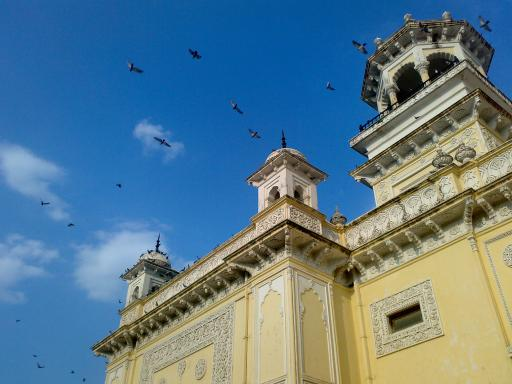
#> input picture 23_Histograms - 3  2D Histograms/home.jpg, 512 x 384 px
$ python '01_2D Histogram in OpenCV.py'
#> lines starting #> are read from the running program, lines starting #| are printed output that depends on the picture; after the words box and inside, x2 and y2 are one past the last pixel; in counts of white or black regions, pixels touching at a corner belong together
import cv2
import numpy as np

img = cv2.imread('home.jpg')
#> img is the input picture: shape (384, 512, 3); mean B, G, R 141.2, 123.9, 91.6
hsv = cv2.cvtColor(img,cv2.COLOR_BGR2HSV)
#> hsv: shape (384, 512, 3); mean H, S, V 68.6, 145.7, 162.9

hist = cv2.calcHist([hsv], [0, 1], None, [180, 256], [0, 180, 0, 256])
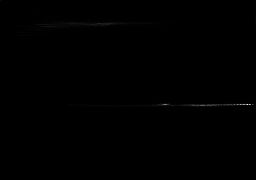
#> hist: shape (180, 256) float32; min 0, max 2776, mean 4.3; drawn with min black and max white

cv2.imshow("img",hist)
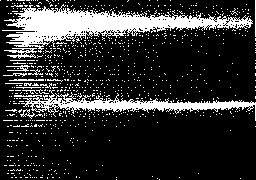
#> window 'img': shape (180, 256); 18.8% white; 861 white regions (848 under 20 px), largest, box (x1, y1, x2, y2) and area: (2, 4, 253, 53) 4553, (14, 90, 256, 121) 2077, (4, 48, 37, 59) 162
cv2.waitKey(0)
cv2.destroyAllWindows()
